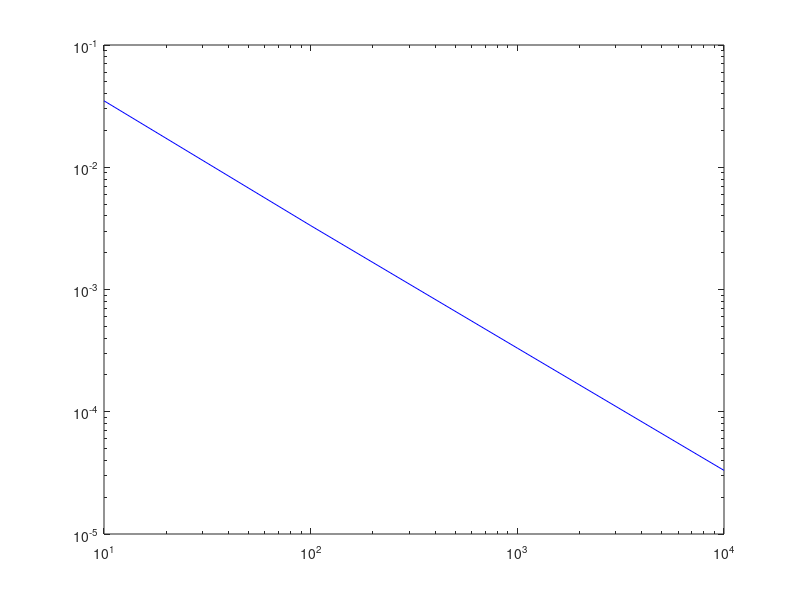

This figure's MATLAB source:
function [] = a5q2()
a = 0;
b = 1;

for p=1:4
    n = 10^p;
    power(p) = n;
    h = (b-a)/n;
    arr = a:h:b;
    y(1) = 1;
    z = (sin(arr) - cos(arr) + 3*(exp(-arr)))/2;
    
    for i=1:n
        y(i+1) = y(i) + (h*( sin(arr(i)) - y(i) ));
        fprintf('%g\t%g\t%g\t%g\n', arr(i), y(i+1), z(i+1), abs(z(i+1)-y(i+1)));
    end
    
    m(p) = max(abs(y-z));
    %fprintf('%d\t%g\n', n, m(p));
end

%plot(power, m, 'b');
%hold on;
loglog(power, m, 'b');
%plot(arr, z, 'r');
%hold off;
end